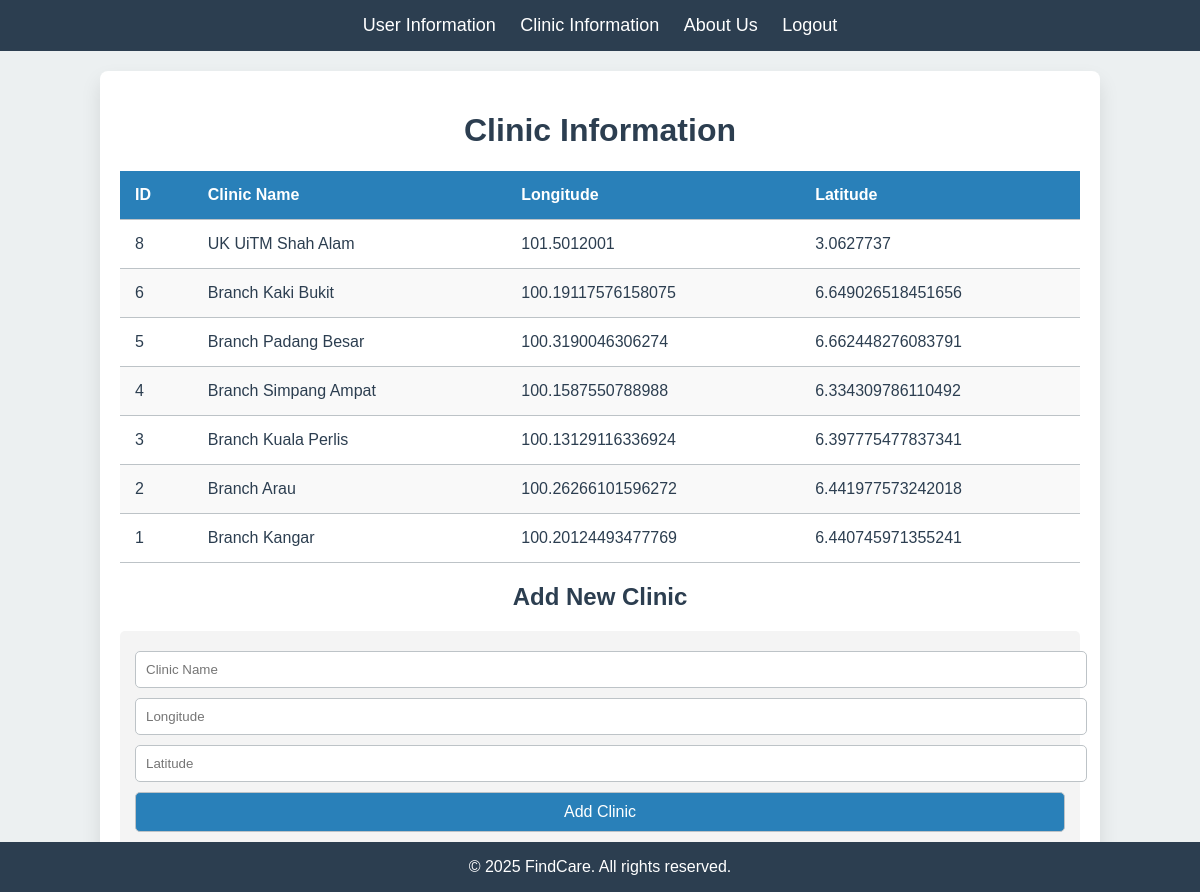
Screenshot of /clinic.php (signed in) with the database file from the repository.
### tables this page shows
CREATE TABLE `locations` (
  `id` int(11) NOT NULL,
  `name` varchar(255) NOT NULL,
  `latitude` double NOT NULL,
  `longitude` double NOT NULL,
  `snippet` text DEFAULT NULL
);

### clinic.php (the view, shortened to what this page needs)
<?php
require_once('db.php');
$query = "SELECT * FROM locations ORDER BY id DESC";
$result = mysqli_query($link, $query);
?>
<!DOCTYPE html>
<html lang="en">
<head>
</head>
<body>
    <div class="header">
        <a href="view.php">User Information</a>
        <a href="clinic.php">Clinic Information</a>
        <a href="aboutus.php">About Us</a>
        <a href="logout.php">Logout</a>
    </div>
    <div class="container">
        <h1 style="text-align:center;">Clinic Information</h1>
        <table>
            <thead>
                <tr>
                    <th>ID</th>
                    <th>Clinic Name</th>
                    <th>Longitude</th>
                    <th>Latitude</th>
                </tr>
            </thead>
            <tbody>
                <?php while ($row = mysqli_fetch_assoc($result)) { ?>
                <tr>
                    <td><?= htmlspecialchars($row['id']) ?></td>
                    <td><?= htmlspecialchars($row['name']) ?></td>
                    <td><?= htmlspecialchars($row['longitude']) ?></td>
                    <td><?= htmlspecialchars($row['latitude']) ?></td>
                </tr>
                <?php } ?>
            </tbody>
        </table>
        <h2 style="text-align:center;">Add New Clinic</h2>
        <div class="form-container">
            <form action="clinic.php" method="post">
                <input type="text" name="name" placeholder="Clinic Name" required>
                <input type="text" name="longitude" placeholder="Longitude" required>
                <input type="text" name="latitude" placeholder="Latitude" required>
                <input type="submit" value="Add Clinic">
            </form>
        </div>
    </div>
    <div class="footer">
        <p>&copy; 2025 FindCare. All rights reserved.</p>
    </div>
</body>
</html>

### clinic.php (style rules this page uses)
body { font-family: Arial, sans-serif; background-color: #ECF0F1; color: #2C3E50; margin: 0; padding: 0; }
.header { background-color: #2C3E50; padding: 15px; text-align: center; color: white; }
.header a { color: white; margin: 0 10px; text-decoration: none; font-size: 18px; }
.container { width: 80%; margin: 20px auto; background: white; padding: 20px; border-radius: 8px; box-shadow: 0 10px 20px rgba(0, 0, 0, 0.1); }
table { width: 100%; border-collapse: collapse; margin-top: 20px; }
th, td { padding: 15px; text-align: left; border-bottom: 1px solid #BDC3C7; }
th { background-color: #2980B9; color: white; }
tr:nth-child(even) { background-color: #F9F9F9; }
.form-container { margin-top: 20px; padding: 15px; background: #f4f4f4; border-radius: 5px; }
input[type="text"], input[type="submit"] { width: 100%; padding: 10px; margin: 5px 0; border: 1px solid #BDC3C7; border-radius: 5px; }
input[type="submit"] { background: #2980B9; color: white; font-size: 16px; cursor: pointer; }
.footer { background-color: #2C3E50; color: white; text-align: center; padding: 10pd; position: fixed; width: 100%; bottom: 0; }

### rows the page displays
locations: id "8", name "UK UiTM Shah Alam", longitude "101.5012001", latitude "3.0627737"
locations: id "6", name "Branch Kaki Bukit", longitude "100.19117576158075", latitude "6.649026518451656"
locations: id "5", name "Branch Padang Besar", longitude "100.3190046306274", latitude "6.662448276083791"
locations: id "4", name "Branch Simpang Ampat", longitude "100.1587550788988", latitude "6.334309786110492"
locations: id "3", name "Branch Kuala Perlis", longitude "100.13129116336924", latitude "6.397775477837341"
locations: id "2", name "Branch Arau", longitude "100.26266101596272", latitude "6.441977573242018"
locations: id "1", name "Branch Kangar", longitude "100.20124493477769", latitude "6.440745971355241"
